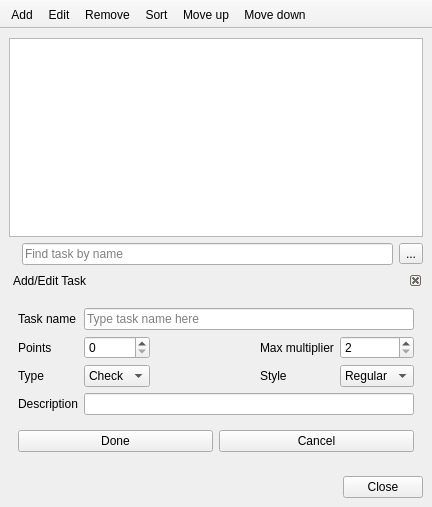
<?xml version="1.0" encoding="UTF-8"?>
<ui version="4.0">
 <class>TaskDialog</class>
 <widget class="QMainWindow" name="TaskDialog">
  <property name="geometry">
   <rect>
    <x>0</x>
    <y>0</y>
    <width>432</width>
    <height>507</height>
   </rect>
  </property>
  <property name="windowTitle">
   <string>Task manager</string>
  </property>
  <property name="windowIcon">
   <iconset resource="resources.qrc">
    <normaloff>:/icons/tasks.png</normaloff>:/icons/tasks.png</iconset>
  </property>
  <property name="unifiedTitleAndToolBarOnMac">
   <bool>true</bool>
  </property>
  <widget class="QWidget" name="centralwidget">
   <layout class="QVBoxLayout" name="verticalLayout_2">
    <item>
     <widget class="QListView" name="taskList">
      <property name="minimumSize">
       <size>
        <width>0</width>
        <height>128</height>
       </size>
      </property>
      <property name="toolTip">
       <string>List of all event tasks</string>
      </property>
      <property name="editTriggers">
       <set>QAbstractItemView::NoEditTriggers</set>
      </property>
     </widget>
    </item>
    <item>
     <layout class="QGridLayout" name="findLayout">
      <item row="0" column="1">
       <widget class="QLineEdit" name="findTask">
        <property name="toolTip">
         <string>Enter task's name and press ENTER</string>
        </property>
        <property name="text">
         <string/>
        </property>
        <property name="placeholderText">
         <string>Find task by name</string>
        </property>
       </widget>
      </item>
      <item row="0" column="2">
       <widget class="QToolButton" name="clearText">
        <property name="toolTip">
         <string>Clear task name</string>
        </property>
        <property name="text">
         <string>...</string>
        </property>
        <property name="icon">
         <iconset resource="resources.qrc">
          <normaloff>:/icons/clear.png</normaloff>:/icons/clear.png</iconset>
        </property>
       </widget>
      </item>
      <item row="0" column="0">
       <widget class="QLabel" name="labelTask">
        <property name="maximumSize">
         <size>
          <width>24</width>
          <height>24</height>
         </size>
        </property>
        <property name="text">
         <string/>
        </property>
        <property name="pixmap">
         <pixmap resource="resources.qrc">:/icons/tasks.png</pixmap>
        </property>
        <property name="scaledContents">
         <bool>true</bool>
        </property>
       </widget>
      </item>
     </layout>
    </item>
    <item>
     <widget class="QDockWidget" name="addEditWidget">
      <property name="contextMenuPolicy">
       <enum>Qt::NoContextMenu</enum>
      </property>
      <property name="features">
       <set>QDockWidget::DockWidgetClosable</set>
      </property>
      <property name="windowTitle">
       <string>Add/Edit Task</string>
      </property>
      <widget class="QWidget" name="dockWidgetContents">
       <layout class="QVBoxLayout" name="verticalLayout">
        <item>
         <layout class="QGridLayout" name="addEditLayout">
          <item row="2" column="4">
           <widget class="QComboBox" name="taskStyle">
            <property name="toolTip">
             <string>Style to hilight special tasks</string>
            </property>
            <item>
             <property name="text">
              <string>Regular</string>
             </property>
            </item>
            <item>
             <property name="text">
              <string>Bold</string>
             </property>
            </item>
            <item>
             <property name="text">
              <string>Italic</string>
             </property>
            </item>
           </widget>
          </item>
          <item row="2" column="3">
           <widget class="QLabel" name="styleLabel">
            <property name="text">
             <string>Style</string>
            </property>
           </widget>
          </item>
          <item row="3" column="0">
           <widget class="QLabel" name="descriptionLabel">
            <property name="text">
             <string>Description</string>
            </property>
           </widget>
          </item>
          <item row="3" column="1" colspan="4">
           <widget class="QLineEdit" name="taskDescription"/>
          </item>
          <item row="1" column="3">
           <widget class="QLabel" name="maxMultiLabel">
            <property name="text">
             <string>Max multiplier</string>
            </property>
           </widget>
          </item>
          <item row="1" column="1">
           <widget class="QSpinBox" name="taskPoints">
            <property name="toolTip">
             <string>Points for completion</string>
            </property>
           </widget>
          </item>
          <item row="1" column="4">
           <widget class="QSpinBox" name="taskMaxMulti">
            <property name="toolTip">
             <string>Maximum point multiplier</string>
            </property>
            <property name="minimum">
             <number>2</number>
            </property>
            <property name="maximum">
             <number>999</number>
            </property>
           </widget>
          </item>
          <item row="2" column="1">
           <widget class="QComboBox" name="taskType">
            <property name="toolTip">
             <string>Task type (either checkbox or a multiplier task)</string>
            </property>
            <property name="maxCount">
             <number>10</number>
            </property>
            <item>
             <property name="text">
              <string>Check</string>
             </property>
            </item>
            <item>
             <property name="text">
              <string>Multi</string>
             </property>
            </item>
           </widget>
          </item>
          <item row="2" column="0">
           <widget class="QLabel" name="taskTypeLabel">
            <property name="text">
             <string>Type</string>
            </property>
           </widget>
          </item>
          <item row="1" column="0">
           <widget class="QLabel" name="pointsLabel">
            <property name="text">
             <string>Points</string>
            </property>
           </widget>
          </item>
          <item row="0" column="0">
           <widget class="QLabel" name="taskNameLabel">
            <property name="text">
             <string>Task name</string>
            </property>
           </widget>
          </item>
          <item row="0" column="1" colspan="4">
           <widget class="QLineEdit" name="taskName">
            <property name="toolTip">
             <string>Type in short task description</string>
            </property>
            <property name="placeholderText">
             <string>Type task name here</string>
            </property>
           </widget>
          </item>
          <item row="1" column="2">
           <spacer name="horizontalSpacer_2">
            <property name="orientation">
             <enum>Qt::Horizontal</enum>
            </property>
            <property name="sizeHint" stdset="0">
             <size>
              <width>40</width>
              <height>20</height>
             </size>
            </property>
           </spacer>
          </item>
         </layout>
        </item>
        <item>
         <layout class="QHBoxLayout" name="horizontalLayout_2">
          <item>
           <widget class="QPushButton" name="doneButton">
            <property name="toolTip">
             <string>Click when done editing task</string>
            </property>
            <property name="text">
             <string>Done</string>
            </property>
            <property name="icon">
             <iconset resource="resources.qrc">
              <normaloff>:/icons/accept.png</normaloff>:/icons/accept.png</iconset>
            </property>
            <property name="autoDefault">
             <bool>true</bool>
            </property>
           </widget>
          </item>
          <item>
           <widget class="QPushButton" name="cancelButton">
            <property name="toolTip">
             <string>Click to abort editing</string>
            </property>
            <property name="text">
             <string>Cancel</string>
            </property>
            <property name="icon">
             <iconset resource="resources.qrc">
              <normaloff>:/icons/cancel.png</normaloff>:/icons/cancel.png</iconset>
            </property>
           </widget>
          </item>
         </layout>
        </item>
       </layout>
      </widget>
     </widget>
    </item>
    <item>
     <layout class="QHBoxLayout" name="horizontalLayout">
      <item>
       <spacer name="horizontalSpacer">
        <property name="orientation">
         <enum>Qt::Horizontal</enum>
        </property>
        <property name="sizeHint" stdset="0">
         <size>
          <width>40</width>
          <height>20</height>
         </size>
        </property>
       </spacer>
      </item>
      <item>
       <widget class="QPushButton" name="closeButton">
        <property name="toolTip">
         <string>Close task dialog</string>
        </property>
        <property name="text">
         <string>Close</string>
        </property>
        <property name="icon">
         <iconset resource="resources.qrc">
          <normaloff>:/icons/close.png</normaloff>:/icons/close.png</iconset>
        </property>
        <property name="autoDefault">
         <bool>true</bool>
        </property>
       </widget>
      </item>
     </layout>
    </item>
   </layout>
  </widget>
  <widget class="QToolBar" name="toolBar">
   <property name="windowTitle">
    <string>toolBar</string>
   </property>
   <property name="movable">
    <bool>false</bool>
   </property>
   <property name="allowedAreas">
    <set>Qt::TopToolBarArea</set>
   </property>
   <property name="iconSize">
    <size>
     <width>32</width>
     <height>32</height>
    </size>
   </property>
   <property name="toolButtonStyle">
    <enum>Qt::ToolButtonTextUnderIcon</enum>
   </property>
   <attribute name="toolBarArea">
    <enum>TopToolBarArea</enum>
   </attribute>
   <attribute name="toolBarBreak">
    <bool>false</bool>
   </attribute>
   <addaction name="actionAdd"/>
   <addaction name="actionEdit"/>
   <addaction name="actionRemove"/>
   <addaction name="actionSort"/>
   <addaction name="actionMoveUp"/>
   <addaction name="actionMoveDown"/>
  </widget>
  <action name="actionAdd">
   <property name="icon">
    <iconset resource="resources.qrc">
     <normaloff>:/icons/task_add.png</normaloff>:/icons/task_add.png</iconset>
   </property>
   <property name="text">
    <string>Add</string>
   </property>
  </action>
  <action name="actionEdit">
   <property name="icon">
    <iconset resource="resources.qrc">
     <normaloff>:/icons/task_edit.png</normaloff>:/icons/task_edit.png</iconset>
   </property>
   <property name="text">
    <string>Edit</string>
   </property>
  </action>
  <action name="actionRemove">
   <property name="icon">
    <iconset resource="resources.qrc">
     <normaloff>:/icons/task_remove.png</normaloff>:/icons/task_remove.png</iconset>
   </property>
   <property name="text">
    <string>Remove</string>
   </property>
  </action>
  <action name="actionSort">
   <property name="icon">
    <iconset resource="resources.qrc">
     <normaloff>:/icons/tasks_sort.png</normaloff>:/icons/tasks_sort.png</iconset>
   </property>
   <property name="text">
    <string>Sort</string>
   </property>
  </action>
  <action name="actionMoveUp">
   <property name="icon">
    <iconset resource="resources.qrc">
     <normaloff>:/icons/move_up.png</normaloff>:/icons/move_up.png</iconset>
   </property>
   <property name="text">
    <string>Move up</string>
   </property>
  </action>
  <action name="actionMoveDown">
   <property name="icon">
    <iconset resource="resources.qrc">
     <normaloff>:/icons/move_down.png</normaloff>:/icons/move_down.png</iconset>
   </property>
   <property name="text">
    <string>Move down</string>
   </property>
  </action>
 </widget>
 <resources>
  <include location="resources.qrc"/>
 </resources>
 <connections/>
</ui>
